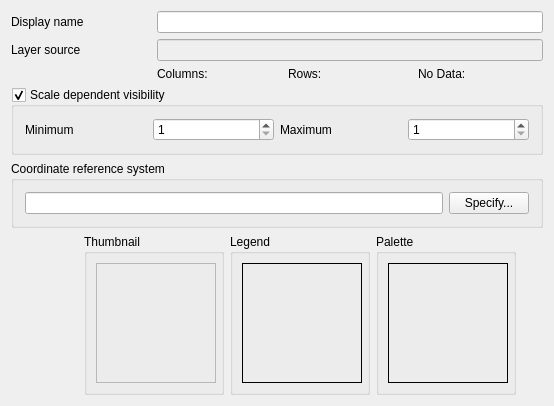
     <widget class="QWidget" name="tabPageGeneral">
      <attribute name="title">
       <string>General</string>
      </attribute>
      <layout class="QGridLayout">
       <item row="0" column="0" colspan="2">
        <widget class="QLabel" name="lblDisplayName">
         <property name="text">
          <string>Display name</string>
         </property>
         <property name="buddy">
          <cstring>leDisplayName</cstring>
         </property>
        </widget>
       </item>
       <item row="0" column="2" colspan="4">
        <widget class="QLineEdit" name="leDisplayName"/>
       </item>
       <item row="1" column="0" colspan="2">
        <widget class="QLabel" name="lblLayerSource">
         <property name="text">
          <string>Layer source</string>
         </property>
         <property name="buddy">
          <cstring>leLayerSource</cstring>
         </property>
        </widget>
       </item>
       <item row="1" column="2" colspan="4">
        <widget class="QLineEdit" name="leLayerSource">
         <property name="enabled">
          <bool>false</bool>
         </property>
        </widget>
       </item>
       <item row="2" column="2" colspan="4">
        <layout class="QGridLayout">
         <item row="0" column="0">
          <widget class="QLabel" name="lblColumns">
           <property name="sizePolicy">
            <sizepolicy hsizetype="Minimum" vsizetype="Minimum">
             <horstretch>0</horstretch>
             <verstretch>0</verstretch>
            </sizepolicy>
           </property>
           <property name="text">
            <string>Columns:</string>
           </property>
          </widget>
         </item>
         <item row="0" column="1">
          <widget class="QLabel" name="lblRows">
           <property name="sizePolicy">
            <sizepolicy hsizetype="Minimum" vsizetype="Minimum">
             <horstretch>0</horstretch>
             <verstretch>0</verstretch>
            </sizepolicy>
           </property>
           <property name="text">
            <string>Rows:</string>
           </property>
          </widget>
         </item>
         <item row="0" column="2">
          <widget class="QLabel" name="lblNoData">
           <property name="sizePolicy">
            <sizepolicy hsizetype="Minimum" vsizetype="Minimum">
             <horstretch>0</horstretch>
             <verstretch>0</verstretch>
            </sizepolicy>
           </property>
           <property name="text">
            <string>No Data:</string>
           </property>
          </widget>
         </item>
        </layout>
       </item>
       <item row="3" column="0" colspan="6">
        <widget class="QGroupBox" name="chkUseScaleDependentRendering">
         <property name="title">
          <string>Scale dependent visibility</string>
         </property>
         <property name="checkable">
          <bool>true</bool>
         </property>
         <layout class="QGridLayout">
          <property name="margin">
           <number>11</number>
          </property>
          <item row="0" column="3">
           <widget class="QSpinBox" name="spinMaximumScale">
            <property name="toolTip">
             <string>Maximum scale at which this layer will be displayed. </string>
            </property>
            <property name="minimum">
             <number>1</number>
            </property>
            <property name="maximum">
             <number>100000000</number>
            </property>
           </widget>
          </item>
          <item row="0" column="2">
           <widget class="QLabel" name="textLabel1_2_2_2">
            <property name="text">
             <string>Maximum</string>
            </property>
            <property name="buddy">
             <cstring>spinMaximumScale</cstring>
            </property>
           </widget>
          </item>
          <item row="0" column="1">
           <widget class="QSpinBox" name="spinMinimumScale">
            <property name="toolTip">
             <string>Minimum scale at which this layer will be displayed. </string>
            </property>
            <property name="minimum">
             <number>1</number>
            </property>
            <property name="maximum">
             <number>100000000</number>
            </property>
           </widget>
          </item>
          <item row="0" column="0">
           <widget class="QLabel" name="textLabel1_3">
            <property name="text">
             <string>Minimum</string>
            </property>
            <property name="buddy">
             <cstring>spinMinimumScale</cstring>
            </property>
           </widget>
          </item>
         </layout>
        </widget>
       </item>
       <item row="4" column="0" colspan="6">
        <widget class="QGroupBox" name="grpSRS">
         <property name="title">
          <string>Coordinate reference system</string>
         </property>
         <layout class="QGridLayout">
          <property name="margin">
           <number>11</number>
          </property>
          <item row="0" column="1">
           <widget class="QPushButton" name="pbnChangeSpatialRefSys">
            <property name="toolTip">
             <string>Specify the coordinate reference system of the layer's geometry.</string>
            </property>
            <property name="whatsThis">
             <string>Specify the coordinate reference system of the layer's geometry.</string>
            </property>
            <property name="text">
             <string>Specify...</string>
            </property>
           </widget>
          </item>
          <item row="0" column="0">
           <widget class="QLineEdit" name="leSpatialRefSys">
            <property name="readOnly">
             <bool>true</bool>
            </property>
           </widget>
          </item>
         </layout>
        </widget>
       </item>
       <item row="5" column="0">
        <spacer>
         <property name="orientation">
          <enum>Qt::Horizontal</enum>
         </property>
         <property name="sizeHint" stdset="0">
          <size>
           <width>21</width>
           <height>20</height>
          </size>
         </property>
        </spacer>
       </item>
       <item row="5" column="1" colspan="2">
        <widget class="QGroupBox" name="groupBox10">
         <property name="maximumSize">
          <size>
           <width>140</width>
           <height>16777215</height>
          </size>
         </property>
         <property name="title">
          <string>Thumbnail</string>
         </property>
         <layout class="QGridLayout">
          <item row="0" column="0">
           <widget class="QLabel" name="pixmapThumbnail">
            <property name="minimumSize">
             <size>
              <width>120</width>
              <height>120</height>
             </size>
            </property>
            <property name="maximumSize">
             <size>
              <width>120</width>
              <height>120</height>
             </size>
            </property>
            <property name="frameShape">
             <enum>QFrame::StyledPanel</enum>
            </property>
            <property name="scaledContents">
             <bool>true</bool>
            </property>
           </widget>
          </item>
         </layout>
        </widget>
       </item>
       <item row="5" column="3">
        <widget class="QGroupBox" name="groupBox9">
         <property name="maximumSize">
          <size>
           <width>140</width>
           <height>16777215</height>
          </size>
         </property>
         <property name="title">
          <string>Legend</string>
         </property>
         <layout class="QGridLayout">
          <item row="0" column="0">
           <widget class="QLabel" name="pixmapLegend">
            <property name="minimumSize">
             <size>
              <width>120</width>
              <height>120</height>
             </size>
            </property>
            <property name="maximumSize">
             <size>
              <width>120</width>
              <height>120</height>
             </size>
            </property>
            <property name="frameShape">
             <enum>QFrame::Box</enum>
            </property>
            <property name="scaledContents">
             <bool>true</bool>
            </property>
           </widget>
          </item>
         </layout>
        </widget>
       </item>
       <item row="5" column="4">
        <widget class="QGroupBox" name="groupBox8">
         <property name="maximumSize">
          <size>
           <width>140</width>
           <height>16777215</height>
          </size>
         </property>
         <property name="title">
          <string>Palette</string>
         </property>
         <layout class="QGridLayout">
          <item row="0" column="0">
           <widget class="QLabel" name="pixmapPalette">
            <property name="minimumSize">
             <size>
              <width>120</width>
              <height>120</height>
             </size>
            </property>
            <property name="maximumSize">
             <size>
              <width>120</width>
              <height>120</height>
             </size>
            </property>
            <property name="frameShape">
             <enum>QFrame::Box</enum>
            </property>
            <property name="scaledContents">
             <bool>true</bool>
            </property>
           </widget>
          </item>
         </layout>
        </widget>
       </item>
       <item row="5" column="5">
        <spacer>
         <property name="orientation">
          <enum>Qt::Horizontal</enum>
         </property>
         <property name="sizeHint" stdset="0">
          <size>
           <width>21</width>
           <height>20</height>
          </size>
         </property>
        </spacer>
       </item>
      </layout>
     </widget>
